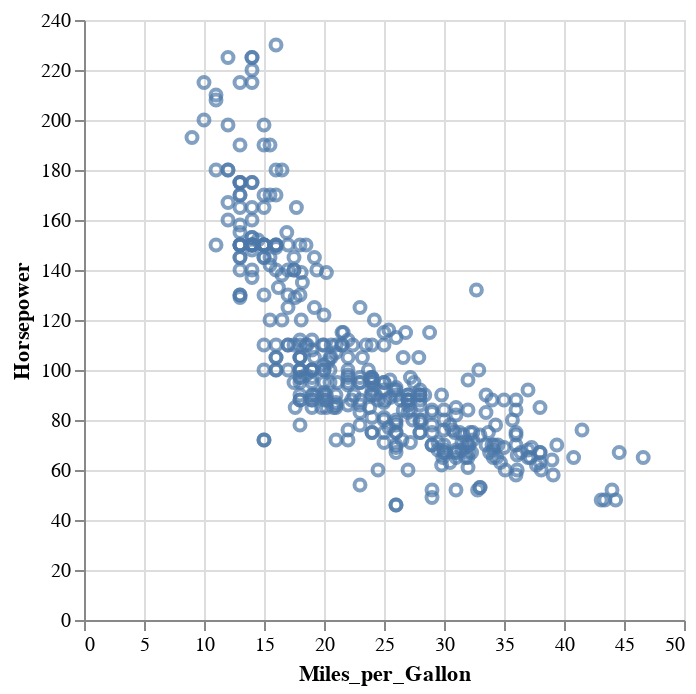

Here is the notebook cell this chart was saved with:
### Code cell
#2-D plot with points
alt.Chart(cars).mark_point().encode(x = 'Miles_per_Gallon', y = 'Horsepower')

### Figure 1 — Vega-Lite specification as saved in the notebook (floating-point values rounded to 4 significant figures; data arrays with more than 128 entries replaced by an {"elided": "..."} marker saying what was removed)
{"config": {"view": {"continuousWidth": 300, "continuousHeight": 300}}, "data": {"name": "data-583e73726c1545c56c203344161a975c"}, "mark": {"type": "point"}, "encoding": {"x": {"field": "Miles_per_Gallon", "type": "quantitative"}, "y": {"field": "Horsepower", "type": "quantitative"}}, "$schema": "https://vega.github.io/schema/vega-lite/v5.20.1.json", "datasets": {"data-583e73726c1545c56c203344161a975c": {"elided": "406 records"}}}
